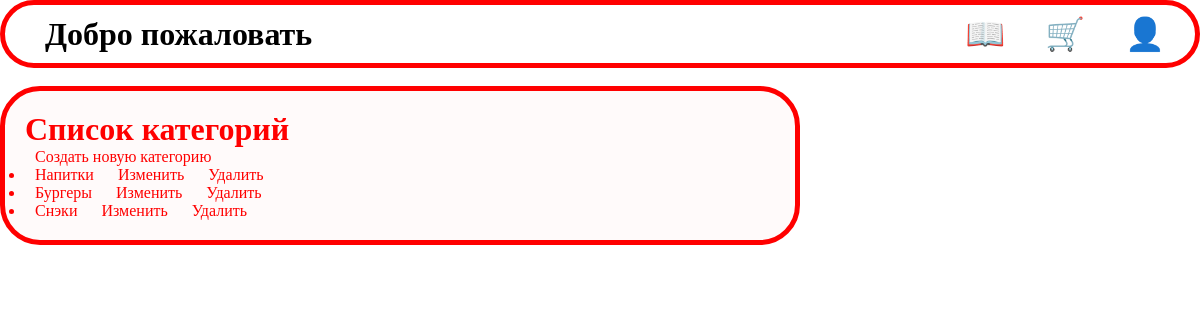
The app's page /kfc/main/categories/ with its own data.
### main/models.py (models this page shows, shortened)
class Category(mod.Model):
    name = mod.CharField("Name", max_length=50)
    slug = mod.CharField("Slug", max_length=70, blank=True)
    class Meta:
        verbose_name = 'Категория'
        verbose_name_plural = 'Категории'
        ordering = ['id']

### main/views.py (the view)
# urls.py: path('categories/', CategoryListView.as_view(), name='category_list'),  # Список категорий
class CategoryListView(View):
    def get(self, request):
        categories = Category.objects.all()
        return render(request, 'category_list.html', {'categories': categories})

### templates/category_list.html
{% extends 'base.html' %}
{% load static %}
{% block style %}
<link rel="stylesheet" href="{% static 'css/style.css' %}">
{% endblock style %}
{% block content %}
    <div class="container">
        <h1>Список категорий</h1>
        <a href="{% url 'category_create' %}">Создать новую категорию</a>
        <ul>
            {% for category in categories %}
            <li>
                <a href="{% url 'category_detail' category.pk %}">{{ category.name }}</a>
                <a href="{% url 'category_update' category.pk %}">Изменить</a>
                <a href="{% url 'category_delete' category.pk %}">Удалить</a>
            </li>
            {% endfor %}
        </ul>
    </div>
{% endblock %}

### static/css/style.css (style rules this page uses)
body { align-items: center; }
.container { background-color: snow; color: red; padding: 10px; border: 5px solid ; border-color: red; border-radius: 40px; padding: 20px; width: 80%; max-width: 800px; }
a { color: red; text-decoration: none; margin: 0 10px; }

### static/css/head.css (style rules this page uses)
* { margin: 0; padding: 0; box-sizing: border-box; }

### records on screen
Category: name "Напитки"
Category: name "Бургеры"
Category: name "Снэки"
